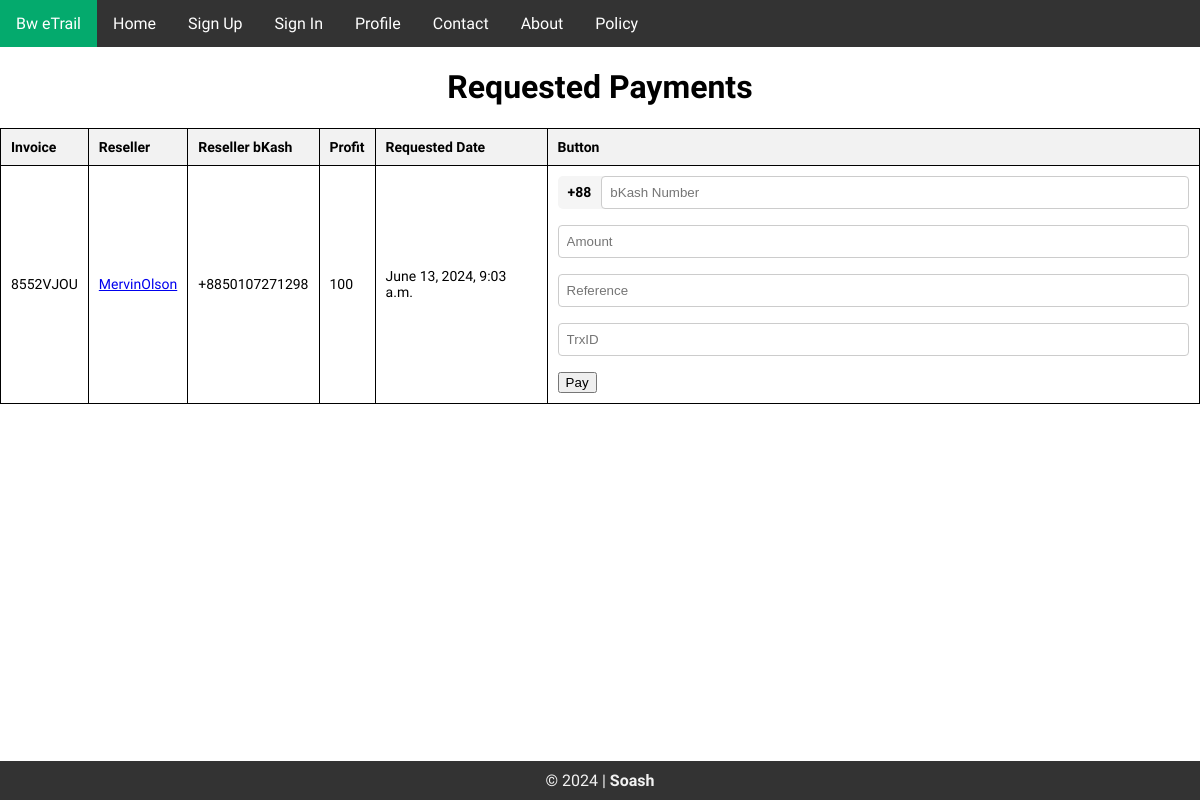
/requested-payments/ (signed in), run on the app's committed database.
### payment/models.py (models this page shows, shortened)
class RequestedPayment(models.Model):
    user = models.ForeignKey(settings.AUTH_USER_MODEL, on_delete=models.CASCADE, verbose_name="Reseller")
    orders = models.ManyToManyField(Order, related_name="requested_payments")
    total_profit = models.DecimalField(max_digits=15, decimal_places=0, default=0)
    requested_date = models.DateTimeField(default=timezone.now)
    invoice_number = models.CharField(max_length=100, unique=True, null=True, blank=True)

### accounts/models.py (models this page shows)
class User(AbstractUser):
    ACTIVE = 'active'
    NOT_ACTIVE = 'not_active'
    RESELLER_STATUS_CHOICES = [
        (ACTIVE, 'Active'),
        (NOT_ACTIVE, 'Not Active'),
    ]
    name = models.CharField(max_length=255)
    shopname = models.CharField(max_length=50, null=True)
    phone = models.CharField(max_length=11)
    address = models.TextField()
    email_verified = models.BooleanField(default=False)
    reseller_status = models.CharField(
        max_length=10,
        choices=RESELLER_STATUS_CHOICES,
        default=NOT_ACTIVE
    )
    activation_date = models.DateTimeField(null=True, blank=True)
    expiry_date = models.DateTimeField(null=True, blank=True)

### payment/views.py (the view)
# urls.py: path('requested-payments/', views.requested_payments_list, name='requested_payments'),
@staff_member_required
def requested_payments_list(request):
    if request.user.is_staff:
        requested_payments = RequestedPayment.objects.all()
    else:
        return redirect('home')
    return render(request, 'payment/payment_requests.html', {'requested_payments': requested_payments})

### templates/payment/payment_requests.html (shortened to what this page needs)
<!DOCTYPE html>
<html lang="en">
<head>
  {% load static %}
  <link rel="stylesheet" href="{% static 'common.css' %}">
  <link rel="stylesheet" href="{% static 'payment/style.css' %}">
</head>
<body>
  <ul>
    <li><a class="active" href="{% url 'home' %}">Bw eTrail</a></li>
    <li><a href="{% url 'home' %}">Home</a></li>
    <li><a href="{% url 'signup' %}">Sign Up</a></li>
    <li><a href="{% url 'signin' %}">Sign In</a></li>
    {% if user.is_authenticated %}
      <li>
        <a href="{% url 'profile' user.username %}">Profile</a>
      </li>
    {% endif %}
    <li><a href="{% url 'contact' %}">Contact</a></li>
    <li><a href="{% url 'about' %}">About</a></li>
    <li><a href="{% url 'policy' %}">Policy</a></li>
  </ul>
  <h1>Requested Payments</h1>
  <div class="table-container">
  <table style="white-space: wrap;">
    <thead>
      <tr>
        <th>Invoice</th>
        <th>Reseller</th>
        <th>Reseller bKash</th>
        <th>Profit</th>
        <th>Requested Date</th>
        <th>Button</th>
      </tr>
    </thead>
      {% if requested_payments %}
    <tbody>
      {% for payment in requested_payments %}
        <tr>
          <td>{{ payment.invoice_number }}</td>
          <td><a href="/accounts/{{ payment.user }}/">{{ payment.user }}</a></td>
          <td>+88{{ payment.user.phone }}</a></td>
          <td>{{ payment.total_profit }}</td>
          <td>{{ payment.requested_date }}</td>
          <td>
            <form action="{% url 'pay' requested_payment_id=payment.id %}" method="post">{% csrf_token %}
              <div class="input-group">
                <span class="input-group-text">+88</span>
                <input type="text" name="phone_number" class="input-group-box" placeholder="bKash Number" maxlength="11" pattern="\d{11}" required>
              </div>
              <input type="number" name="amount" placeholder="Amount" min=0 required>
              <input type="text" name="reference" placeholder="Reference" maxlength="20">
              <input type="text" name="trxid" placeholder="TrxID" maxlength="20">
              <button type="submit">Pay</button>
            </form>
          </td>
        </tr>
      {% endfor %}
    </tbody>
      {% endif %}
  </table></div>
  <footer>
    <span>&copy; 2024 | <a href="https://soash.github.io">Soash</a></span>
  </footer>
</body>
</html>

### static/common.css (style rules this page uses)
body { margin: 0; padding: 0; font-family: "Josefin Sans", sans-serif; min-height: 100vh; display: flex; flex-direction: column; }
footer { margin-top: auto; }
h1 { text-align: center; }
ul { list-style-type: none; margin: 0; padding: 0; overflow: hidden; background-color: #333; }
li { float: left; }
li a { display: block; color: white; text-align: center; padding: 14px 16px; text-decoration: none; }
.active { background-color: #04AA6D; }
footer { background-color: #333; padding: 10px; text-align: center; }
footer span { color: #f2f2f2; }
footer a { color: #f2f2f2; text-decoration: none; font-weight: bold; }
.table-container { overflow-x: auto; white-space: nowrap; font-size: 14px; }

### static/payment/style.css (style rules this page uses)
table { width: 100%; border-collapse: collapse; }
table, th, td { border: 1px solid black; }
th, td { padding: 10px; text-align: left; }
th { background-color: #f2f2f2; }

### templates/payment/payment_requests.html (style rules this page uses)
input { width: 100%; padding: 8px; margin-bottom: 16px; border: 1px solid #ccc; border-radius: 4px; box-sizing: border-box; }
.input-group { display: flex; align-items: center; background-color: #f5f5f5; border-radius: 5px; margin-bottom: 16px; }
.input-group .input-group-text { margin: 0px 10px; font-weight: bold; }
.input-group .input-group-box { margin-bottom: 0px; }

### data on the page
RequestedPayment: invoice_number "8552VJOU", user "MervinOlson", user.phone "50107271298", total_profit "100", requested_date "June 13, 2024, 9:03 a.m."
